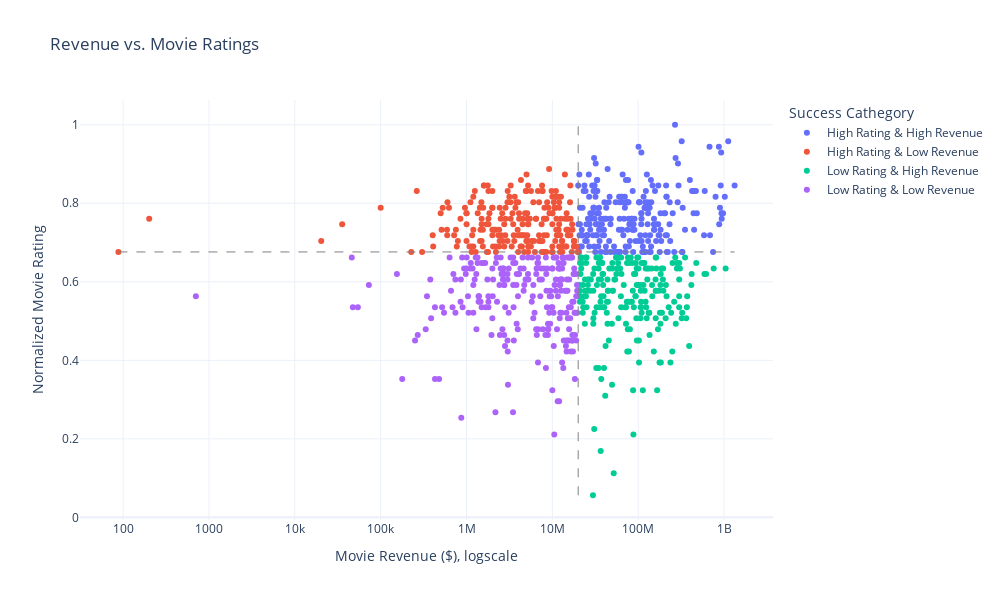

Notebook code cell kept with this figure:
### Markdown cell above
This plot shows the general behaviour that movie revenue is slightly correlated with the book ratings.

### Code cell
# We want to check which movies are successful based on the two characteristics revenue and movie ratings. We will show four quadrants each containing about a quarter of movies. 
du.quadrant_revenue(df_revenue, 'revenue', title='Revenue vs. Movie Ratings')

### Figure 1 — Plotly figure (JSON) as saved in the notebook; plotly's stock layout.template omitted (floating-point values rounded to 4 significant figures; data arrays with more than 128 entries replaced by an {"elided": "..."} marker saying what was removed)
{"data": [{"hovertemplate": "<b>%{hovertext}</b><br><br>Success Cathegory=High Rating & High Revenue<br>Movie Revenue ($), logscale=%{x}<br>Normalized Movie Rating=%{y}<extra></extra>", "hovertext": {"elided": "236 str values"}, "legendgroup": "High Rating & High Revenue", "marker": {"color": "#636efa", "symbol": "circle"}, "mode": "markers", "name": "High Rating & High Revenue", "orientation": "v", "showlegend": true, "type": "scatter", "x": {"elided": "236 int values"}, "xaxis": "x", "y": {"elided": "236 float values"}, "yaxis": "y"}, {"hovertemplate": "<b>%{hovertext}</b><br><br>Success Cathegory=High Rating & Low Revenue<br>Movie Revenue ($), logscale=%{x}<br>Normalized Movie Rating=%{y}<extra></extra>", "hovertext": {"elided": "220 str values"}, "legendgroup": "High Rating & Low Revenue", "marker": {"color": "#EF553B", "symbol": "circle"}, "mode": "markers", "name": "High Rating & Low Revenue", "orientation": "v", "showlegend": true, "type": "scatter", "x": {"elided": "220 int values"}, "xaxis": "x", "y": {"elided": "220 float values"}, "yaxis": "y"}, {"hovertemplate": "<b>%{hovertext}</b><br><br>Success Cathegory=Low Rating & High Revenue<br>Movie Revenue ($), logscale=%{x}<br>Normalized Movie Rating=%{y}<extra></extra>", "hovertext": {"elided": "217 str values"}, "legendgroup": "Low Rating & High Revenue", "marker": {"color": "#00cc96", "symbol": "circle"}, "mode": "markers", "name": "Low Rating & High Revenue", "orientation": "v", "showlegend": true, "type": "scatter", "x": {"elided": "217 int values"}, "xaxis": "x", "y": {"elided": "217 float values"}, "yaxis": "y"}, {"hovertemplate": "<b>%{hovertext}</b><br><br>Success Cathegory=Low Rating & Low Revenue<br>Movie Revenue ($), logscale=%{x}<br>Normalized Movie Rating=%{y}<extra></extra>", "hovertext": {"elided": "232 str values"}, "legendgroup": "Low Rating & Low Revenue", "marker": {"color": "#ab63fa", "symbol": "circle"}, "mode": "markers", "name": "Low Rating & Low Revenue", "orientation": "v", "showlegend": true, "type": "scatter", "x": {"elided": "232 int values"}, "xaxis": "x", "y": {"elided": "232 float values"}, "yaxis": "y"}], "layout": {"height": 600, "legend": {"title": {"text": "Success Cathegory"}, "tracegroupgap": 0}, "shapes": [{"line": {"color": "Gray", "dash": "dash", "width": 1}, "type": "line", "x0": 20000000, "x1": 20000000, "y0": 0.05634, "y1": 1}, {"line": {"color": "Gray", "dash": "dash", "width": 1}, "type": "line", "x0": 88, "x1": 1328111219, "y0": 0.6761, "y1": 0.6761}], "title": {"text": "Revenue vs. Movie Ratings"}, "width": 1000, "xaxis": {"anchor": "y", "domain": [0, 1], "title": {"text": "Movie Revenue ($), logscale"}, "type": "log"}, "yaxis": {"anchor": "x", "domain": [0, 1], "title": {"text": "Normalized Movie Rating"}}}}
